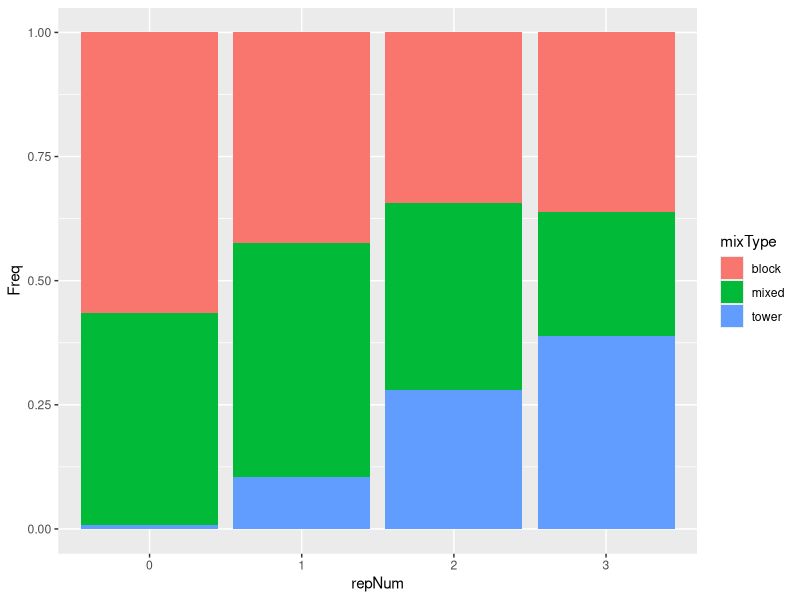

Generate this figure with R:
## ---- chunk 1
knitr::opts_chunk$set(echo = TRUE)

setwd(dirname(rstudioapi::getActiveDocumentContext()$path))
library(tidyverse)
## ---- chunk 2
dat = read_csv('ORLR-Justin-Julia-rating.csv')

#Sum ref exp then divide by two (since we have two raters)
dat_grouped = dat %>%  group_by(dyad, trialNum,repNum,refType) %>% 
  summarise(sum_ref = sum(refExp)/2)
dat_grouped
dat_grouped = spread(dat_grouped,refType,sum_ref)
dat_grouped$mixType = ifelse(dat_grouped$block>0 & dat_grouped$tower > 0, 'mixed', ifelse(dat_grouped$block>0, 'block',ifelse(dat_grouped$tower>0,'tower','none')))




# #Take mean by repNum and refType
# df = dat_grouped %>% group_by(repNum, refType) %>% 
#   summarise(mean_ref = mean(sum_ref, na.rm = TRUE))
# df

## ---- chunk 3
df_ref =  as.data.frame(table(dat_grouped$repNum, dat_grouped$mixType))
df_ref = df_ref %>% rename(repNum = Var1, mixType = Var2)
df_ref = df_ref %>% filter(mixType != 'none')
ggplot(df_ref, aes(x=repNum, y = Freq, fill=mixType)) + 
    geom_bar(stat="identity",position = 'fill')
